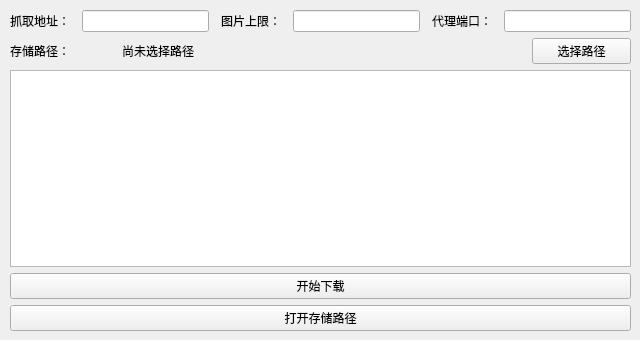
<?xml version="1.0" encoding="UTF-8"?>
<ui version="4.0">
 <class>Form</class>
 <widget class="QWidget" name="Form">
  <property name="windowModality">
   <enum>Qt::NonModal</enum>
  </property>
  <property name="enabled">
   <bool>true</bool>
  </property>
  <property name="geometry">
   <rect>
    <x>0</x>
    <y>0</y>
    <width>640</width>
    <height>340</height>
   </rect>
  </property>
  <property name="minimumSize">
   <size>
    <width>640</width>
    <height>340</height>
   </size>
  </property>
  <property name="maximumSize">
   <size>
    <width>640</width>
    <height>340</height>
   </size>
  </property>
  <property name="windowTitle">
   <string>Form</string>
  </property>
  <widget class="QWidget" name="layoutWidget">
   <property name="geometry">
    <rect>
     <x>10</x>
     <y>10</y>
     <width>621</width>
     <height>321</height>
    </rect>
   </property>
   <layout class="QGridLayout" name="gridLayout">
    <item row="5" column="0">
     <layout class="QVBoxLayout" name="verticalLayout">
      <item>
       <widget class="QTextBrowser" name="textBrowser"/>
      </item>
      <item>
       <widget class="QPushButton" name="pushButton_2">
        <property name="text">
         <string>开始下载</string>
        </property>
       </widget>
      </item>
      <item>
       <widget class="QPushButton" name="pushButton_3">
        <property name="text">
         <string>打开存储路径</string>
        </property>
       </widget>
      </item>
     </layout>
    </item>
    <item row="1" column="0">
     <layout class="QHBoxLayout" name="horizontalLayout" stretch="0,0,0,0,0,0">
      <property name="spacing">
       <number>12</number>
      </property>
      <item>
       <widget class="QLabel" name="label_4">
        <property name="text">
         <string>抓取地址：</string>
        </property>
       </widget>
      </item>
      <item>
       <widget class="QLineEdit" name="lineEdit"/>
      </item>
      <item>
       <widget class="QLabel" name="label">
        <property name="text">
         <string>图片上限：</string>
        </property>
       </widget>
      </item>
      <item>
       <widget class="QLineEdit" name="lineEdit_2"/>
      </item>
      <item>
       <widget class="QLabel" name="label_5">
        <property name="text">
         <string>代理端口：</string>
        </property>
       </widget>
      </item>
      <item>
       <widget class="QLineEdit" name="lineEdit_3"/>
      </item>
     </layout>
    </item>
    <item row="2" column="0">
     <layout class="QHBoxLayout" name="horizontalLayout_3" stretch="">
      <property name="spacing">
       <number>12</number>
      </property>
     </layout>
    </item>
    <item row="3" column="0">
     <layout class="QHBoxLayout" name="horizontalLayout_2" stretch="2,8,2">
      <property name="spacing">
       <number>12</number>
      </property>
      <property name="sizeConstraint">
       <enum>QLayout::SetDefaultConstraint</enum>
      </property>
      <property name="leftMargin">
       <number>0</number>
      </property>
      <item>
       <widget class="QLabel" name="label_2">
        <property name="text">
         <string>存储路径：</string>
        </property>
       </widget>
      </item>
      <item>
       <widget class="QLabel" name="label_3">
        <property name="text">
         <string>尚未选择路径</string>
        </property>
       </widget>
      </item>
      <item>
       <widget class="QPushButton" name="pushButton">
        <property name="text">
         <string>选择路径</string>
        </property>
       </widget>
      </item>
     </layout>
    </item>
   </layout>
  </widget>
 </widget>
 <resources/>
 <connections/>
</ui>
